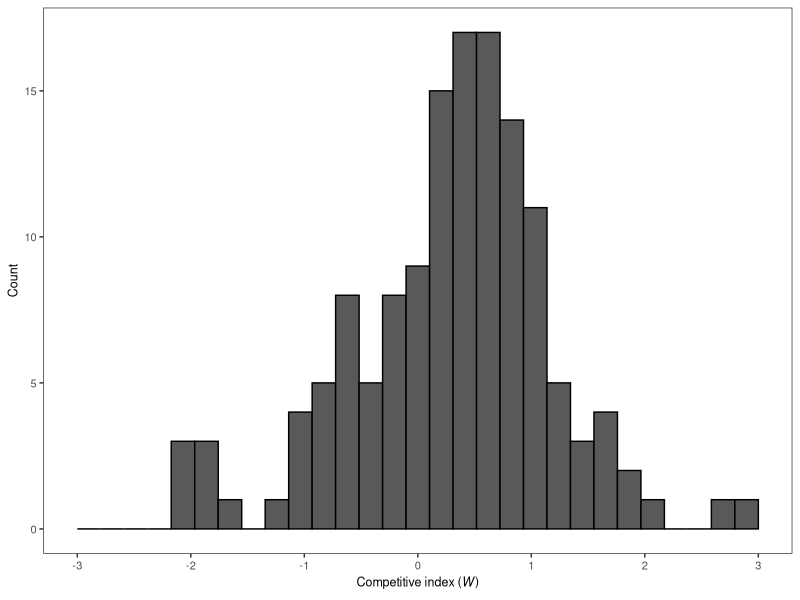
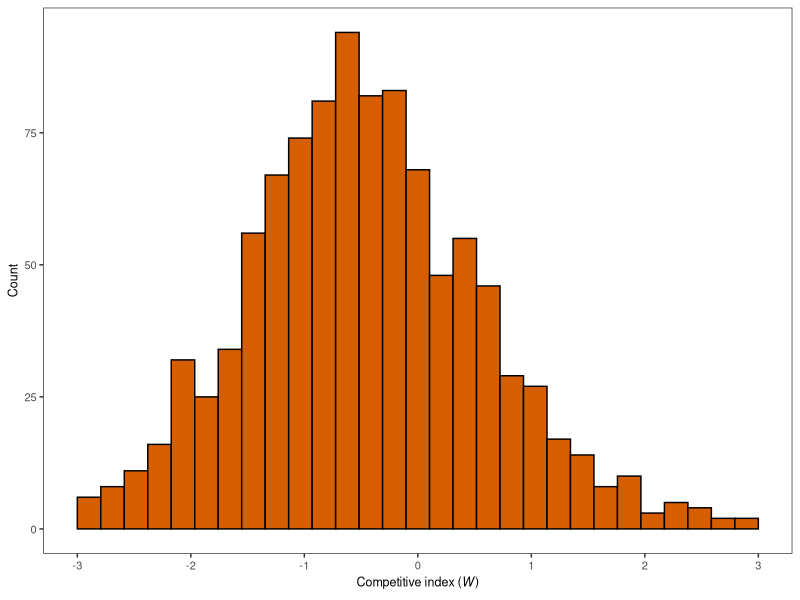
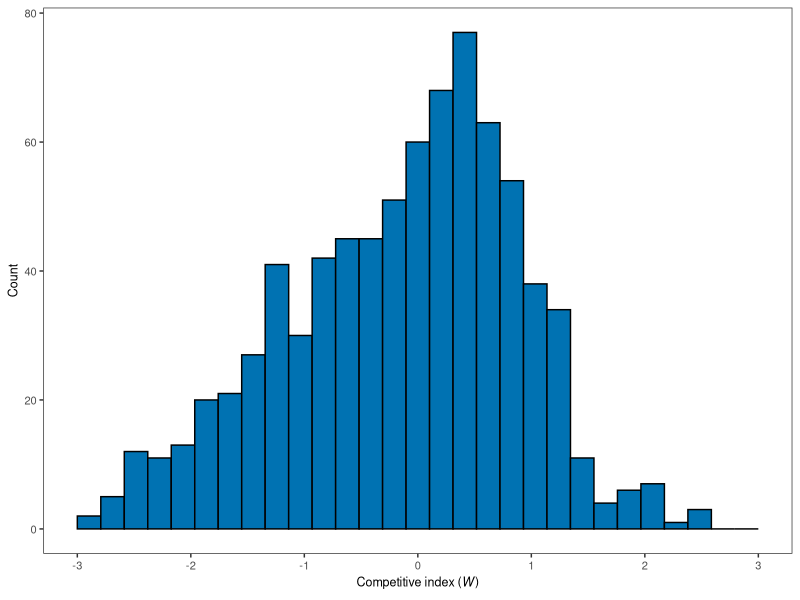
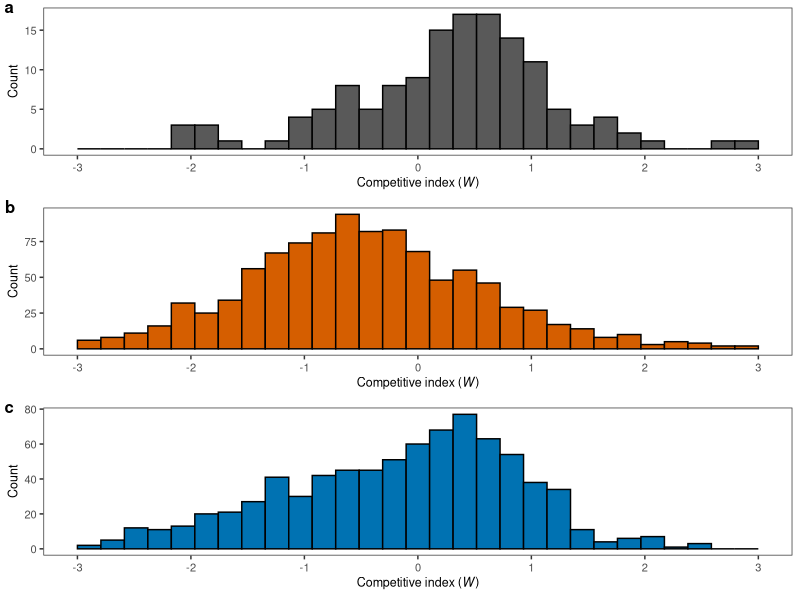

These figures' R source, in order: (Note: this script raises an error after producing the figures.)
library(tidyverse)

# Set working directory
setwd(glue::glue("{dirname(rstudioapi::getActiveDocumentContext()$path)}/.."))

# get the haplotype data
haplo <- data.table::fread("data/processed/mutatnt_haplotype_supfig5.csv")

# pull out the genotypes for the large effect locus on chr III
locus_pos <- haplo %>%
  dplyr::filter(hap.locus.id == 38) %>%
  dplyr::mutate(var_id = paste(chrom, pos, sep = "_")) %>%
  dplyr::pull(var_id)

# get imputed genotypes
geno <- data.table::fread("data/processed/03_DFE_prob_genotypes.csv")

geno_proc <- geno %>%
  dplyr::mutate(across(8:524, \(x) round(x, digits = 0))) %>% # weird new syntax, I hate it.
  dplyr::mutate(locus = paste(chrom, pos, sep = "_"), .before = full_var_id) %>%
  dplyr::filter(locus %in% locus_pos) %>%
  data.table::transpose(., keep.names = "name") %>%
  dplyr::slice(7:n()) %>%
  tidyr::unite(col = geno, V1:V13, sep = "")

neg.563 <- geno_proc %>%
  dplyr::filter(name == "MA563") %>%
  dplyr::pull(geno)

pos.530 <- geno_proc %>%
  dplyr::filter(name == "MA530") %>%
  dplyr::pull(geno)

# count number of diffs relative to each parental haplotype
geno_proc2 <- geno_proc %>%
  dplyr::rowwise() %>%
  dplyr::mutate(diff.from.563 = sum(unlist(strsplit(geno, "")) != unlist(strsplit(neg.563, ""))),
                diff.from.530 = sum(unlist(strsplit(geno, "")) != unlist(strsplit(pos.530, "")))) %>%
  dplyr::ungroup()

# get lines that match haplotypes
neg.lines <- geno_proc %>%
  dplyr::filter(!(name %in% c("MA530", "MA563")) & geno == neg.563) %>%
  dplyr::pull(name)

pos.lines <- geno_proc %>%
  dplyr::filter(!(name %in% c("MA530", "MA563")) & geno == pos.530) %>%
  dplyr::pull(name)

# get the full replicate phenotype data
pheno <- data.table::fread("data/processed/01_DFE_phenotypes.csv")

# subset the phneo data to the replicates we want to plot and plot
ancestor <- pheno %>%
  dplyr::filter(grepl(full_id, pattern = "N2_G0_ANC"))

supfig5a <- ggplot(ancestor) +
  aes(x = ln_ci) +
  geom_histogram(bins = 30, color = "black") + 
  theme_bw() +
  labs(y = "Count",
       x = expression(paste('Competitive index (',italic('W'),')'))) +
  scale_x_continuous(limits = c(-3, 3), breaks = seq(-3, 3, by = 1)) +
  theme(panel.grid = element_blank(),
        axis.title = element_text(size = 9),
        axis.text = element_text(size = 8))
supfig5a

# Do the neg.haplotype group
neg.pheno <- pheno %>%
  dplyr::filter(full_id %in% neg.lines)

supfig5b <- ggplot(neg.pheno) +
  aes(x = ln_ci) +
  geom_histogram(bins = 30, fill = "#D55E00", color = "black") +
  theme_bw() +
  labs(y = "Count",
       x = expression(paste('Competitive index (',italic('W'),')'))) +
  scale_x_continuous(limits = c(-3, 3), breaks = seq(-3, 3, by = 1)) +
  theme(panel.grid = element_blank(),
        axis.title = element_text(size = 9),
        axis.text = element_text(size = 8))
supfig5b

# Now do positive 530
pos.pheno <- pheno %>%
  dplyr::filter(full_id %in% pos.lines)

supfig5c <- ggplot(pos.pheno) +
  aes(x = ln_ci) +
  geom_histogram(bins = 30, fill = "#0072B2", color = "black") +
  theme_bw() +
  labs(y = "Count",
       x = expression(paste('Competitive index (',italic('W'),')'))) +
  scale_x_continuous(limits = c(-3, 3), breaks = seq(-3, 3, by = 1)) +
  theme(panel.grid = element_blank(),
        axis.title = element_text(size = 9),
        axis.text = element_text(size = 8))
supfig5c

# Put them together
supfig5 <- cowplot::plot_grid(supfig5a, supfig5b, supfig5c, labels = c("a", "b", "c"), 
                              label_size = 12, vjust = 1, ncol = 1, align = "vh", axis = "tblr")
supfig5

cowplot::ggsave2(supfig5, filename = "figures/supplemental_figure5.png", width = 2.5, height = 6)
cowplot::ggsave2(supfig5, filename = "figures/supplemental_figure5.pdf", width = 2.5, height = 6)
